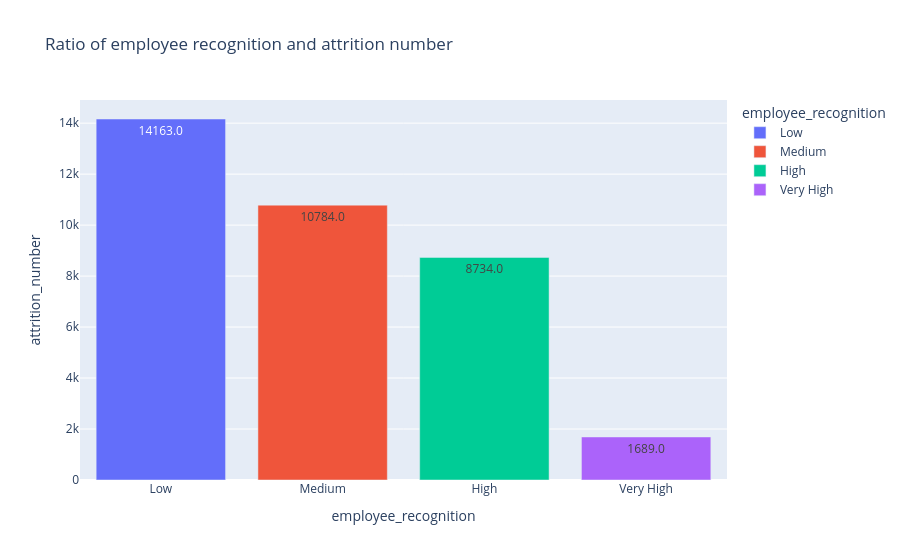

Notebook source saved alongside this figure:
### Code cell
d = df[df['attrition']=='Left'].groupby('employee_recognition')['attrition'].count().sort_values(ascending=False).reset_index(name='attrition_number')

fig = px.bar(
    d, 
    x='employee_recognition',
    y='attrition_number',
    title='Ratio of employee recognition and attrition number',
    # labels={'employee_recognition': 'Job employee_recognition', 'attrition_number': 'Number of Attritions'},
    text_auto='.1f',
    color='employee_recognition'
)

fig.show()

### Figure 1 — Plotly figure (JSON) as saved in the notebook; plotly's stock layout.template omitted (floating-point values rounded to 4 significant figures)
{"data": [{"hovertemplate": "employee_recognition=%{x}<br>attrition_number=%{y}<extra></extra>", "legendgroup": "Low", "marker": {"color": "#636efa", "pattern": {"shape": ""}}, "name": "Low", "orientation": "v", "showlegend": true, "textposition": "auto", "texttemplate": "%{y:.1f}", "type": "bar", "x": ["Low"], "xaxis": "x", "y": [14163], "yaxis": "y"}, {"hovertemplate": "employee_recognition=%{x}<br>attrition_number=%{y}<extra></extra>", "legendgroup": "Medium", "marker": {"color": "#EF553B", "pattern": {"shape": ""}}, "name": "Medium", "orientation": "v", "showlegend": true, "textposition": "auto", "texttemplate": "%{y:.1f}", "type": "bar", "x": ["Medium"], "xaxis": "x", "y": [10784], "yaxis": "y"}, {"hovertemplate": "employee_recognition=%{x}<br>attrition_number=%{y}<extra></extra>", "legendgroup": "High", "marker": {"color": "#00cc96", "pattern": {"shape": ""}}, "name": "High", "orientation": "v", "showlegend": true, "textposition": "auto", "texttemplate": "%{y:.1f}", "type": "bar", "x": ["High"], "xaxis": "x", "y": [8734], "yaxis": "y"}, {"hovertemplate": "employee_recognition=%{x}<br>attrition_number=%{y}<extra></extra>", "legendgroup": "Very High", "marker": {"color": "#ab63fa", "pattern": {"shape": ""}}, "name": "Very High", "orientation": "v", "showlegend": true, "textposition": "auto", "texttemplate": "%{y:.1f}", "type": "bar", "x": ["Very High"], "xaxis": "x", "y": [1689], "yaxis": "y"}], "layout": {"barmode": "relative", "legend": {"title": {"text": "employee_recognition"}, "tracegroupgap": 0}, "title": {"text": "Ratio of employee recognition and attrition number"}, "xaxis": {"anchor": "y", "categoryarray": ["Low", "Medium", "High", "Very High"], "categoryorder": "array", "domain": [0, 1], "title": {"text": "employee_recognition"}}, "yaxis": {"anchor": "x", "domain": [0, 1], "title": {"text": "attrition_number"}}}}
